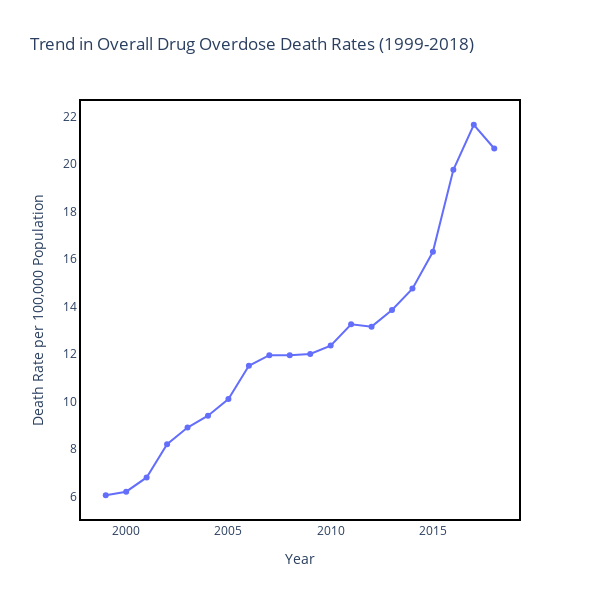

The code cell stored with this chart in its notebook:
### Markdown cell above
## Trend in Overall Drug Overdose Death Rates (1999-2018)

### Code cell
# Filter data for overall drug overdose deaths and not subdivided by specific drugs or demographics
overall_deaths = data[(data['panel'] == 'All drug overdose deaths') & (data['stub_label'] == 'All persons')]

overall_deaths = overall_deaths.groupby('year', as_index=False).agg({'estimate': 'mean'})

# Plot using Plotly, setting the height and adding a border
fig = px.line(overall_deaths, x='year', y='estimate', markers=True,
              title='Trend in Overall Drug Overdose Death Rates (1999-2018)')

# Increase the height of the graph to, say, 600 pixels
fig.update_layout(height=600,width = 600)

# Add a border to the graph: this will add a line around the plotting area
fig.update_layout(plot_bgcolor='rgba(0,0,0,0)', # making the background transparent
                  paper_bgcolor='rgba(0,0,0,0)', # making the surrounding paper transparent
                  xaxis=dict(showline=True, linecolor='black'), # adding x-axis border
                  yaxis=dict(showline=True, linecolor='black'), # adding y-axis border
                  xaxis_title='Year',
                  yaxis_title='Death Rate per 100,000 Population',
                  showlegend=False)

# To add a border around the whole figure, we use shapes to draw a rectangle
fig.add_shape(
        # Rectangle outline
        type="rect",
        xref="paper",
        yref="paper",
        x0=0,
        y0=0,
        x1=1,
        y1=1,
        line=dict(
            color="Black",
            width=2,
        ),
    )

fig.show()

### Figure 1 — Plotly figure (JSON) as saved in the notebook; plotly's stock layout.template omitted (floating-point values rounded to 4 significant figures)
{"data": [{"hovertemplate": "year=%{x}<br>estimate=%{y}<extra></extra>", "legendgroup": "", "line": {"color": "#636efa", "dash": "solid"}, "marker": {"symbol": "circle"}, "mode": "lines+markers", "name": "", "orientation": "v", "showlegend": false, "type": "scatter", "x": [1999, 2000, 2001, 2002, 2003, 2004, 2005, 2006, 2007, 2008, 2009, 2010, 2011, 2012, 2013, 2014, 2015, 2016, 2017, 2018], "xaxis": "x", "y": [6.05, 6.2, 6.8, 8.2, 8.9, 9.4, 10.1, 11.5, 11.95, 11.95, 12, 12.35, 13.25, 13.15, 13.85, 14.75, 16.3, 19.75, 21.65, 20.65], "yaxis": "y"}], "layout": {"height": 600, "legend": {"tracegroupgap": 0}, "paper_bgcolor": "rgba(0, 0, 0, 0)", "plot_bgcolor": "rgba(0, 0, 0, 0)", "shapes": [{"line": {"color": "Black", "width": 2}, "type": "rect", "x0": 0, "x1": 1, "xref": "paper", "y0": 0, "y1": 1, "yref": "paper"}], "showlegend": false, "title": {"text": "Trend in Overall Drug Overdose Death Rates (1999-2018)"}, "width": 600, "xaxis": {"anchor": "y", "autorange": true, "domain": [0, 1], "linecolor": "black", "range": [1998.0, 2019.0], "showline": true, "title": {"text": "Year"}, "type": "linear"}, "yaxis": {"anchor": "x", "autorange": true, "domain": [0, 1], "linecolor": "black", "range": [5.008, 22.69], "showline": true, "title": {"text": "Death Rate per 100,000 Population"}, "type": "linear"}}}
